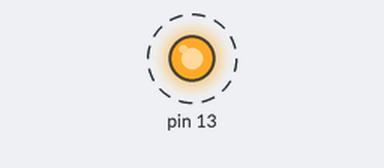
This sketch was run on a simulated Arduino Uno, built with avr-gcc and run on an emulated ATmega328P. Parts: output pins drawn as LEDs (lit = HIGH). Dashed ring = blinking.

Above: at 0.2 s.
Timing chart, 0 to 3.0 s (numbered marks = the images above):
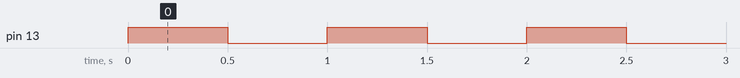

The sketch:

CommonMainIntro.ino
```cpp
#include <avr/io.h>
#include <util/delay.h>
int main(void) {
    // Налаштовуємо 5-й біт порту B
    // (цифровий пін 13 на Uno) на ВИХІД
    DDRB = 32;
    // Безкінечний цикл
    while (1) {
        // Вмикаємо світлодіод (HIGH)
        PORTB |= 32;
        // Чиста затримка кристалу на 500 мілісекунд
        _delay_ms(500);
        // Вимикаємо світлодіод (LOW)
        PORTB &= ~32;
        _delay_ms(500);
    }
    return 0;
}
```

Measured:
- by itself, pin 13: alternates HIGH for 0.50 s and LOW for 0.50 s
